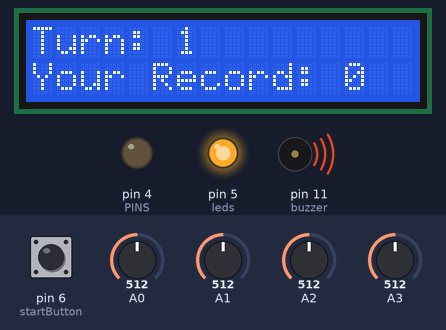
A sketch run on a simulated Arduino Uno, built with avr-gcc and run on an emulated ATmega328P. Parts: 16×2 character LCD, output pins drawn as LEDs (lit = HIGH), buzzer (waves = sounding). Inputs (shaded band) come from the test bench; at power-on: A1 = 512, pin 6 (startButton) HIGH, A0 = 512, A2 = 512, A3 = 512. Random numbers use the default seed unless the sketch sets one; pins used as bus, display or sensor lines are not drawn.

Above: at 1.2 s.
1.3 s: A1 set to 423
4.3 s: A1 set to 402
At 4.8 s:
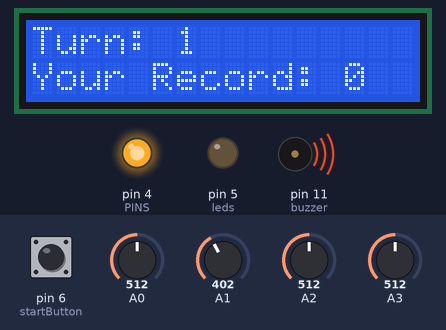
5.8 s: A1 set to 716
At 8.9 s:
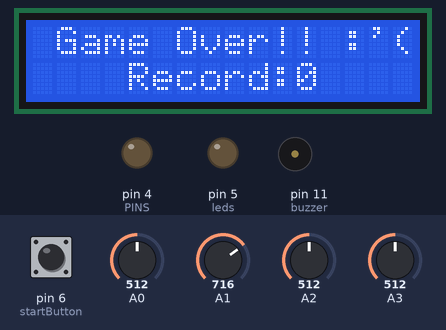
11.3 s: pin 6 (startButton) pulled LOW for 3.2 s
At 13.64 s:
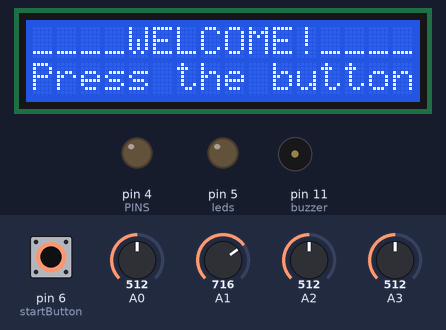
16.0 s: pin 6 (startButton) pulled LOW for 1 s
At 16.35 s:
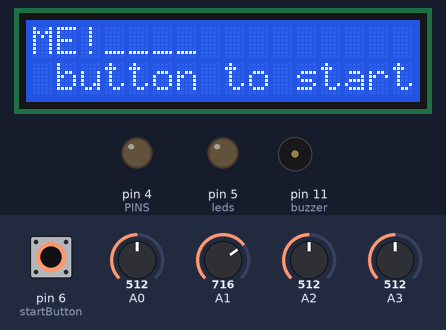
Timing chart, 0 to 19.5 s (numbered marks = the images above; inputs shaded):
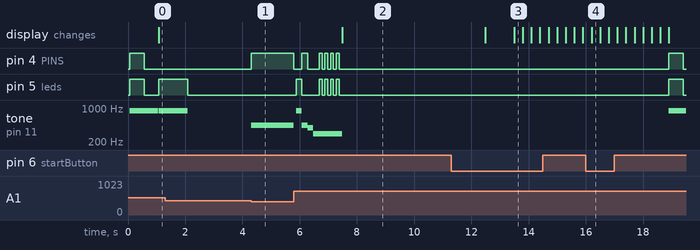

The sketch:

simonsGame.ino
```cpp
#include <LiquidCrystal.h>

const int PINS = 4; //numeber of LEDs and Sensors
const int MAX_VALUE = 100;

 #define NOTE_D4  294
 #define NOTE_G4  392
 #define NOTE_A4  440
 #define NOTE_A5  880

 //array tones
int tons[4] = { NOTE_A5, NOTE_A4, NOTE_G4, NOTE_D4 };

int buzzer = 11;
int startButton = 6;

int sensorRed    = 0;
int sensorGreen  = 1;
int sensorYellow = 2;
int sensorBlue   = 3;
int sensors[PINS] = {sensorRed, sensorGreen, sensorYellow, sensorBlue};

int ledRed    = 5;
int ledGreen  = 4;
int ledYellow = 3;
int ledBlue   = 2;
int leds[PINS] = {ledRed, ledGreen, ledYellow, ledBlue};

int sensorMinValues[PINS];
int sequence[MAX_VALUE];

int touchedSensor = 0;
int currentTurn = 0;
int currentRecord = 0;
int stepSequence = 0; //current step in the sequence
int velocity;

boolean gameStarted = false;
boolean youLose = false;
boolean newRecord = false;

//                BS  E  D4 D5  D6 D7
LiquidCrystal lcd(7, 8, 9, 10, 12, 13);

void setup() {
  Serial.begin(9600);
  lcd.begin(16, 2);

  //initialize all LEDs OUTPUTS
  for(int i=0; i < sizeof(leds); i++){
    pinMode(i, OUTPUT);
  }

  pinMode(startButton, INPUT);
  pinMode(buzzer, OUTPUT);

  randomSeed(analogRead(0));
}
//----------------------------------------------------------------LOOP---------------------------------------------------------------
void loop() {
    if (start()){

      setRecord();
      nextTurn();
      displayStatus();
      showSequence();
      waitingPlayer();
      displayVictory();


      //one second between each turn
      delay(1000);

      //decrease velocity after each turn
      if (velocity > 100){
        velocity -= 50;
      }
    }
}
//----------------------------------------------------------------LOOP---------------------------------------------------------------

void setRecord(){
  if (currentRecord <= currentTurn){
     currentRecord = currentTurn;
     newRecord = true;
  }
  else{
     newRecord = false;
  }
}
void showSequence() {
  for (int i = 0; i < currentTurn; i++) {
    tone(buzzer, tons[sequence[i]]);
    digitalWrite(leds[sequence[i]], HIGH);
    delay(velocity);
    noTone(buzzer);
    digitalWrite(leds[sequence[i]], LOW);
    delay(velocity);
  }
}

void waitingPlayer() {
  for (int i = 0; i < currentTurn; i++) {
    getSequence();
    checkSequence();

    if (youLose) {
      break;
    }
    stepSequence++;
  }

  // set to 0 after loop
  stepSequence = 0;
}

void checkSequence() {
  if (sequence[stepSequence] != touchedSensor) {
    // GAME OVER.
     failure();
  }
}

void failure(){
    for (int i = 0; i < PINS; i++) {
      tone(buzzer, tons[i]);
      digitalWrite(leds[i], HIGH);
      delay(200);
      digitalWrite(leds[i], LOW);
      noTone(buzzer);
    }

    tone(buzzer, tons[3]);

    for (int i = 0; i < PINS; i++) {
      digitalWrite(leds[0], HIGH);
      digitalWrite(leds[1], HIGH);
      digitalWrite(leds[2], HIGH);
      digitalWrite(leds[3], HIGH);
      delay(100);
      digitalWrite(leds[0], LOW);
      digitalWrite(leds[1], LOW);
      digitalWrite(leds[2], LOW);
      digitalWrite(leds[3], LOW);
      delay(100);
     }

     noTone(buzzer);

   displayFailure();
   youLose = true;
   gameStarted = false;
}

void getSequence() {
  boolean played = false;

  while (!played) {
  for (int i = 0; i < PINS; i++) {
    if (isSensorTouched(sensors[i])){

      touchedSensor = i; //Which button was Touched
      do{
        tone(buzzer, tons[touchedSensor]);
        digitalWrite(leds[touchedSensor], HIGH);
      }while (isSensorTouched(sensors[i]));

      played = true;
    }
    digitalWrite(leds[i], LOW);
    noTone(buzzer);
    delay(20);
  }
  delay(20);
 }

}

boolean isSensorTouched(int sensorPin){
  if (analogRead(sensors[sensorPin]) < sensorMinValues[sensorPin]) return true;
    else return false;
}

//Add a random number in the array
 void nextTurn() {
  int randomNumber = random(4);
  sequence[currentTurn++] = randomNumber;
 }

boolean start(){
  if (!gameStarted){
    while (digitalRead(startButton) == LOW){
      displayWelcome();
    }
    lcd.clear();
    initializeVariables();
    startSong();
    getSensorMinValues();
    gameStarted = true;
    delay(10);
  }
  return gameStarted;
}
void displayWelcome(){
  lcd.setCursor(0,0);
  lcd.print("____WELCOME!____");
  lcd.setCursor(0,1);
  lcd.print("Press the button to start");//25 char (25-16 = 9)
  for (int positionCounter = 0; positionCounter < 9; positionCounter++) {
    // scroll one position left:
    delay(300);
    lcd.scrollDisplayLeft();
  }
}

void displayStatus(){
  lcd.clear();
  lcd.setCursor(0,0);
  String strTurn = "Turn: ";
  strTurn += currentTurn;
  lcd.print(strTurn);

  lcd.setCursor(0,1);
  String strRecord = "Your Record: ";
  strRecord += currentRecord;
  lcd.print(strRecord);
}

void displayFailure(){
  lcd.clear();
  lcd.setCursor(0,0);
  lcd.print(" Game Over!! :'(");

  lcd.setCursor(0,1);
  String strRecord = "    Record:";
  strRecord += currentRecord;
  lcd.print(strRecord);

  delay(5000);
  lcd.clear();
}

void initializeVariables(){
  int sequencia[MAX_VALUE] = {};
  currentTurn  = 0;
  stepSequence = 0;
  youLose = false;
  velocity = 1000;
}

void displayVictory(){
  if (youLose == false){
    lcd.clear();
    lcd.setCursor(0,0);
    lcd.print(" You got it!! :)");

    if (newRecord){
      lcd.setCursor(0,1);
      lcd.print("  New record!!");
    }
  }
}

void startSong() {
  tone(buzzer, tons[0]);
  digitalWrite(leds[0], HIGH);
  digitalWrite(leds[1], HIGH);
  digitalWrite(leds[2], HIGH);
  digitalWrite(leds[3], HIGH);
  delay(500);
  digitalWrite(leds[0], LOW);
  digitalWrite(leds[1], LOW);
  digitalWrite(leds[2], LOW);
  digitalWrite(leds[3], LOW);
  delay(500);
  noTone(buzzer);
 }

//With this function I know what is the sensor value and how much it needs to decrease to light up the LED
void getSensorMinValues(){
   for(int i=0; i < PINS; i++){

    int valSensor = analogRead(sensors[i]);
    valSensor -= 100;

    sensorMinValues[i] = valSensor;
   }
}
```

Measured:
- the behaviour switches between 412 and 411 on A1 (found by bisection; images 0 and 1)
- after the input at 4.3 s, pin 4 (PINS): LOW → HIGH at once; tone on pin 11 (buzzer): silent → 440 Hz at once
- after the input at 5.8 s, pin 4 (PINS): goes LOW 0.28 s, HIGH 0.20 s, LOW 0.40 s, 3 × (HIGH 0.10 s, LOW 0.10 s), HIGH 0.10 s, then LOW, starting at once; pin 5 (leds): goes HIGH 0.20 s, LOW 0.60 s, 3 × (HIGH 0.10 s, LOW 0.10 s), HIGH 0.10 s, then LOW, starting after 0.08 s
